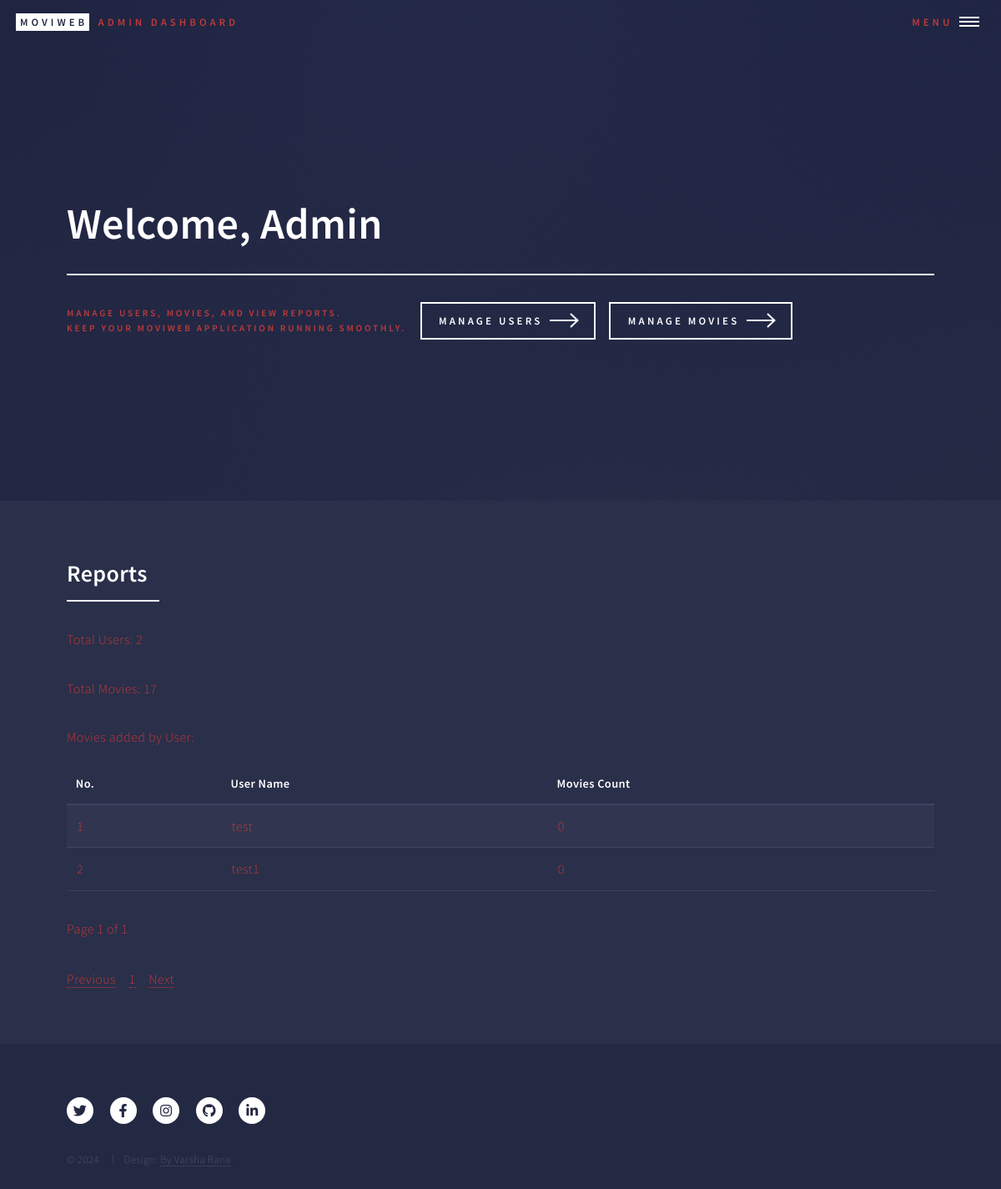
/admin/admin_dashboard (signed in), run on an earlier commit of the app's database.
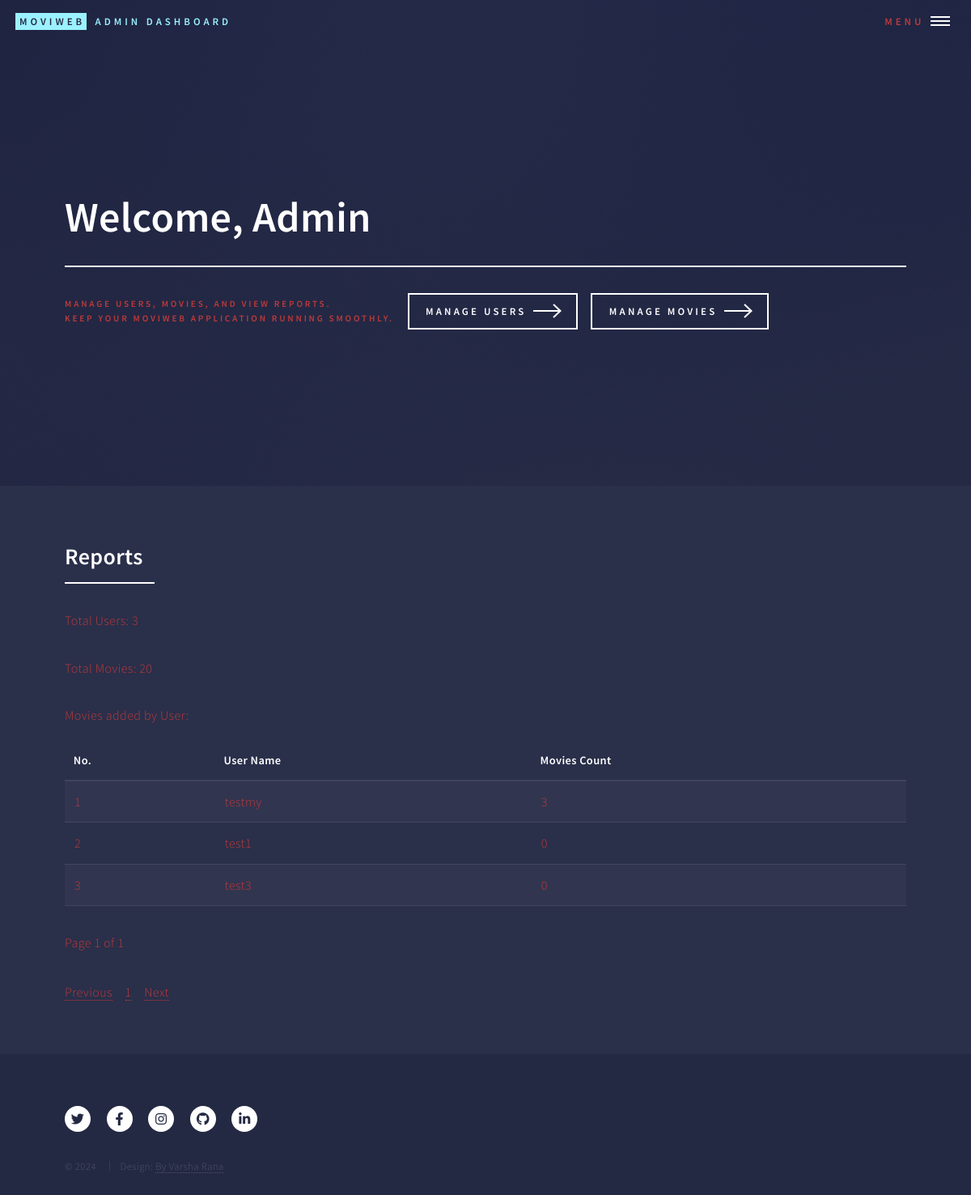
And on a later commit of the database.
### models.py (models this page shows, shortened)
class User(db.Model):
    __tablename__ = 'user'
    id = db.Column(db.Integer, primary_key=True)
    name = db.Column(db.String(100), nullable=False)
    email = db.Column(db.String(120), unique=True, nullable=False)
    password = db.Column(db.String(200), nullable=False)
    gender = db.Column(db.String(10), nullable=True)  # Optional field for gender
    profile_picture = db.Column(db.String(200), nullable=True)  # Optional field for profile picture URL
    password_update_date = db.Column(db.DateTime, nullable=True)
    join_date = db.Column(db.DateTime, default=db.func.current_timestamp())
    movies = db.relationship('Movie', backref='user', lazy=True)
    favorites = db.relationship('Favorite', back_populates='user', lazy=True)
    admin_id = db.Column(db.Integer, db.ForeignKey('admin.id'), nullable=True)

### blueprints/admin.py (the view)
@admin_bp.route('/admin_dashboard')
def admin_dashboard():
    if 'admin_id' not in session:
        return redirect(url_for('login'))
    num_users = User.query.count()
    num_movies = Movie.query.count()
    page = request.args.get('page', 1, type=int)
    per_page = 5  # Set how many users to display per page
    users_with_movies = (
        db.session.query(User, func.count(Movie.id).label('movies_count'))
        .outerjoin(Movie, Movie.user_id == User.id)
        .group_by(User.id)
        .paginate(page=page, per_page=per_page)
    )
    if request.headers.get('X-Requested-With') == 'XMLHttpRequest':
        return render_template('partials/users_table.html', users_with_movies=users_with_movies)
    return render_template('admin_dashboard.html',
                           num_users=num_users,
                           num_movies=num_movies,
                           users_with_movies=users_with_movies)

### templates/admin/admin_dashboard.html (shortened to what this page needs)
<!DOCTYPE HTML>
<html>
<head>
    <link rel="stylesheet" href="../../static/css/main.css"/>
</head>
<body class="is-preload">
<div id="wrapper">
    <header id="header" class="alt">
        {% include 'partials/admin_header.html' %}
    </header>
    <section id="banner" class="major">
        <div class="inner">
            <header class="major">
                <h1>Welcome, Admin</h1>
            </header>
            <div class="content">
                <p>Manage users, movies, and view reports.<br/>
                    Keep your MoviWeb application running smoothly.</p>
                <ul class="actions">
                    <li><a href="{{ url_for('admin_bp.manage_users') }}" class="button next">Manage Users</a></li>
                    <li><a href="{{ url_for('admin_bp.manage_movies') }}" class="button next">Manage Movies</a></li>
                </ul>
            </div>
        </div>
    </section>
    <div id="main">
        <section id="dashboard_reports">
            <div class="inner">
                <header class="major">
                    <h2>Reports</h2>
                </header>
                <p>Total Users: {{ num_users }}</p>
                <p>Total Movies: {{ num_movies }}</p>
                <p>Movies added by User:</p>
                {% include 'partials/users_table.html' %}
            </div>
        </section>
    </div>
    <footer id="footer">
        {% include 'partials/movie_web_app_footer.html' %}
    </footer>
</div>
</body>
</html>

### templates/partials/users_table.html
<div id="admin-dashboard-report-container">
    <table id="admin-dashboard-report-table">
        <thead>
        <tr>
            <th>No.</th>
            <th>User Name</th>
            <th>Movies Count</th>
        </tr>
        </thead>
        <tbody>
        {% set start_no = (users_with_movies.page - 1) * users_with_movies.per_page + 1 %}
        {% for user, movies_count in users_with_movies.items %}
        <tr>
            <td>{{ start_no + loop.index0 }}</td>
            <td>{{ user.name }}</td>
            <td>{{ movies_count }}</td>
        </tr>
        {% endfor %}
        </tbody>
    </table>
    <p>Page {{ users_with_movies.page }} of {{ users_with_movies.pages }}</p>
</div>
<div id="pagination-container-dashboard">
    <nav aria-label="Page navigation">
        <ul class="pagination">
            {% if users_with_movies.has_prev %}
            <li class="page-item">
                <a class="page-link" href="{{ url_for('admin_bp.admin_dashboard', page=users_with_movies.prev_num) }}">Previous</a>
            </li>
            {% else %}
            <li class="page-item disabled">
                <a class="page-link" href="#">Previous</a>
            </li>
            {% endif %}
            {% for page_num in users_with_movies.iter_pages() %}
            {% if page_num %}
            <li class="page-item {% if page_num == users_with_movies.page %}active{% endif %}">
                <a class="page-link" href="{{ url_for('admin_bp.admin_dashboard', page=page_num) }}">{{ page_num }}</a>
            </li>
            {% else %}
            <li class="page-item disabled">
                <a class="page-link" href="#">...</a>
            </li>
            {% endif %}
            {% endfor %}
            {% if users_with_movies.has_next %}
            <li class="page-item">
                <a class="page-link"
                   href="{{ url_for('admin_bp.admin_dashboard', page=users_with_movies.next_num) }}">Next</a>
            </li>
            {% else %}
            <li class="page-item disabled">
                <a class="page-link" href="#">Next</a>
            </li>
            {% endif %}
        </ul>
    </nav>
</div>

What changed in the data, as far as the page shows it:
changed User: name "test" → "testmy"; movies_count "0" → "3"
added User: start_no+loop.index0 "3", name "test3", movies_count "0"
Also different on the page:
{{ num_users }}: "2" → "3"
{{ num_movies }}: "17" → "20"
